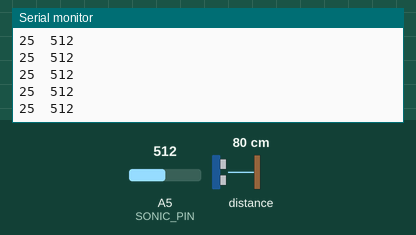
Recording of a sketch running on a simulated Arduino Uno, built with avr-gcc and run on an emulated ATmega328P. Parts: the last lines printed to the serial monitor. The test bench sets the inputs (shaded band); at power-on: distance to the obstacle 80 cm, A5 (SONIC_PIN) = 512.

Above: at 1.2 s.
1.3 s: distance to the obstacle set to 2 cm
At 1.8 s:
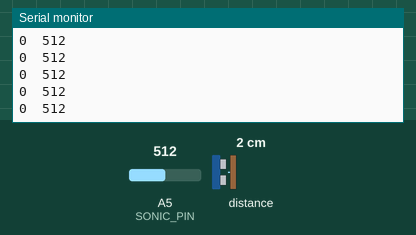
2.8 s: A5 (SONIC_PIN) set to 716
At 3.5 s:
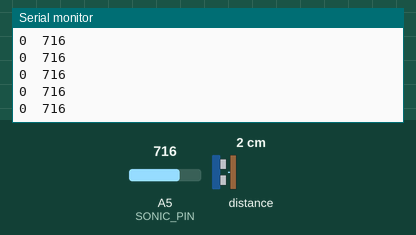
4.3 s: distance to the obstacle set to 4 cm
At 4.8 s:
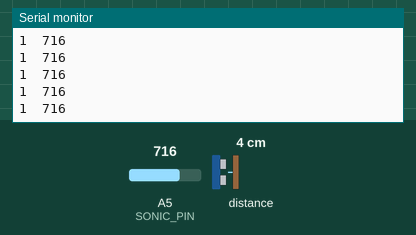
7.3 s: A5 (SONIC_PIN) set to 900
At 8.1 s:
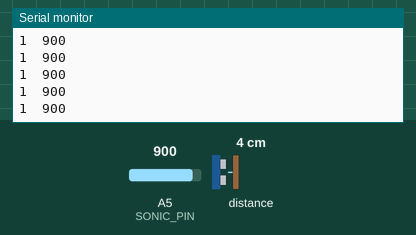
Timing chart, 0 to 9.8 s (numbered marks = the images above; inputs shaded):
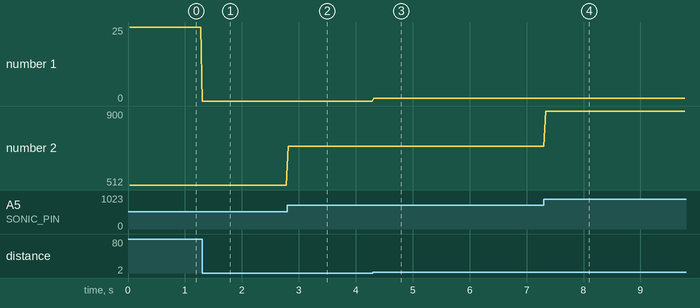

The sketch:

calibration.ino
```cpp
/*
 * Project : Senior Project
 * Purpose : Gather calibration values for outdoor deployment and sensor verification
 */

#include <Wire.h>
#include <VL53L0X.h>

#define SONIC_PIN A5
#define SONIC_THRESHOLD 0x2e2f3031
#define SONIC_TIMER_PRESCALER 0x3
#define SONIC_PRECISION 200000

#define INFRARED_THRESHOLD 0xF0F0F0F0 // Detect 20 cm
#define INFRARED_TIMER 50
#define INFRARED_AMOUNT_SENSE 20

VL53L0X infrared;

void setup()
{
  Serial.begin(9600);                                     // Enable Serial Debugging
  pinMode(SONIC_PIN, INPUT);                              // Enable Reading Ultrasound Pin

  Wire.begin();                                           // Initialize Infrared I2C
  infrared.init(false);                                   // Initialize Infrared Device
  infrared.setMeasurementTimingBudget(SONIC_PRECISION);   // Accurate measurement (200 ms)
  infrared.startContinuous(INFRARED_TIMER);
}

void loop()
{
  Serial.print(infrared.readRangeContinuousMillimeters() / 32);
  Serial.print("\t");
  Serial.println(analogRead(SONIC_PIN));
}
```

Measured:
- after the input at 1.3 s, the serial monitor: prints a new line at once (image 1)
- after the input at 2.8 s, the serial monitor: prints a new line at once (image 2)
- after the input at 4.3 s, the serial monitor: prints a new line at once (image 3)
- after the input at 7.3 s, the serial monitor: prints a new line at once (image 4)
- plotted number 1: 25 → 0 after the input at 1.3 s, 0 → 1 after the input at 4.3 s
- plotted number 2: 512 → 716 after the input at 2.8 s, 716 → 900 after the input at 7.3 s
